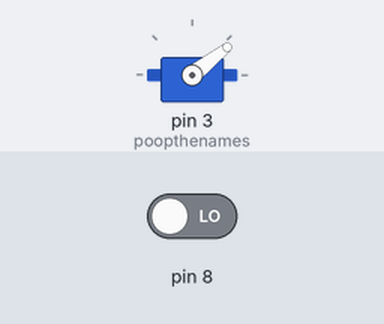
A sketch run on a simulated Arduino Uno, built with avr-gcc and run on an emulated ATmega328P. Parts: servo. The test bench sets the inputs (shaded band); at power-on: pin 8 LOW. Random numbers use the default seed unless the sketch sets one.

Above: at 3.8 s.
3.9 s: pin 8 driven HIGH
5.4 s: pin 8 driven LOW
At 6.2 s:
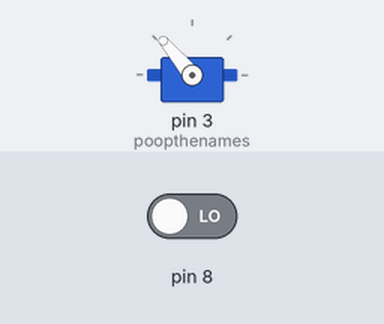
At 7.2 s:
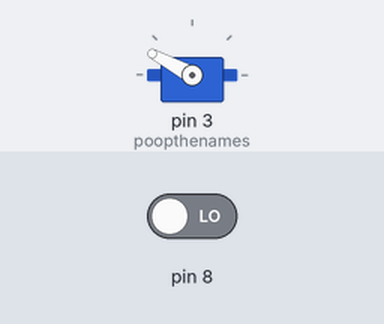
Timing chart, 0 to 57.9 s (numbered marks = the images above; inputs shaded):
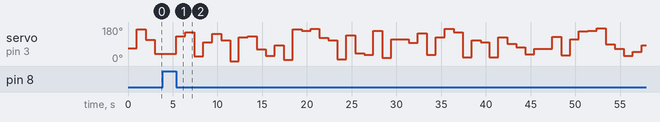

The sketch:

202324T2_R301_L5_Random_Wheel_Jaylon.ino
```cpp
#include <Servo.h>

Servo poopthenames;
int number = 0;

void setup() {
  poopthenames.attach(3);
  pinMode(8, INPUT);
}

void loop() {
  number = random(0, 180);
  poopthenames.write(number);
  delay(1000);
  while(digitalRead(8));
}
```

Measured:
- after the input at 3.9 s, every drawn part: stays the same
- after the input at 5.4 s, servo on pin 3 (poopthenames): 38° → 130° at once, → 152° 1.0 s later, → 24° 1.0 s later, → 98° 1.0 s later, … (52 changes in this stretch)
